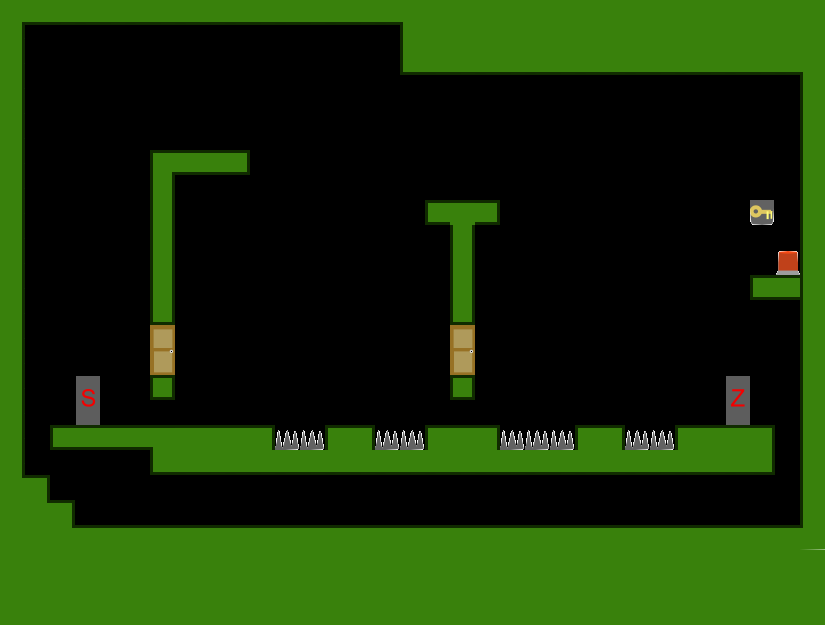

Rendered tile map (Tiled .tmx) drawn with the repository's tilesets; below, a short description and the map source with its tile grids summarised:
An orthogonal 33x25 tile map with 25x25 px tiles, 1 tile layer (Kachelebene 1).

<map version="1.0" orientation="orthogonal" width="33" height="25" tilewidth="25" tileheight="25">
 <tileset firstgid="1" name="Tileset" tilewidth="25" tileheight="25">
  <image source="../../img/Tileset.png" width="400" height="250" />
 </tileset>
 <layer name="Kachelebene 1" width="33" height="25">
  <data>[825 cells, 326 non-empty, 32 distinct tile ids]</data>
 </layer>
</map>
